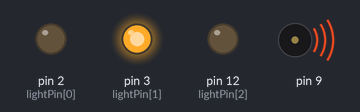
A sketch run on a simulated Arduino Uno, built with avr-gcc and run on an emulated ATmega328P. Shown: output pins drawn as LEDs (lit = HIGH), buzzer (waves = sounding).

Above: at 0.1 s.
At 11.9 s:
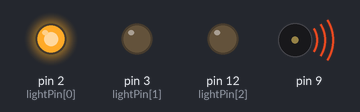
At 15.1 s:
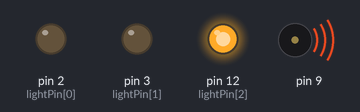
At 25.1 s:
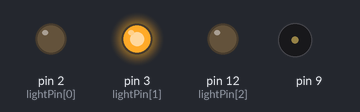
Timing chart, 0 to 40.0 s (numbered marks = the images above):
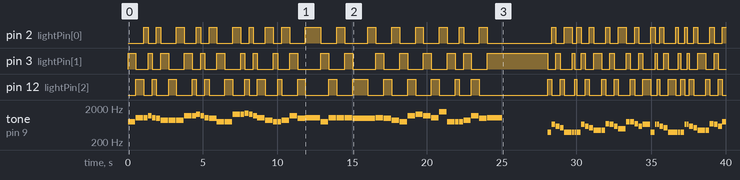

Measured:
- by itself, pin 2 (lightPin[0]): LOW → HIGH at 1.1 s, → LOW 0.28 s later, → HIGH 0.56 s later, → LOW 0.28 s later, … (61 changes in this stretch)
- by itself, pin 3 (lightPin[1]): LOW → HIGH at 0.00 s, → LOW 0.53 s later, → HIGH 0.81 s later, → LOW 0.28 s later, … (62 changes in this stretch)
- by itself, pin 12 (lightPin[2]): LOW → HIGH at 0.53 s, → LOW 0.53 s later, → HIGH 0.56 s later, → LOW 0.28 s later, … (62 changes in this stretch)
- by itself, tone on pin 9: plays 784 Hz for 0.50 s, 1047 Hz for 0.50 s, 1047 Hz for 0.25 s, 1175 Hz for 0.25 s, 1047 Hz for 0.25 s, 988 Hz for 0.25 s … (93 notes in this stretch)

The sketch:

music_light_show.ino
```cpp
//定义宏用来求出数组长度
#define GET_ARRAY_LEN(array,len) {len = (sizeof(array) / sizeof(array[0]));}

//预定义音符常量到频率数值
#define DO_L  262
#define RE_L  294
#define MI_L  330
#define FA_L  349
#define SOL_L 392
#define LA_L  440
#define SI_L  494
#define DO_M  523
#define RE_M  587
#define MI_M  659
#define FA_M  698
#define SOL_M 784
#define LA_M  880
#define SI_M  988
#define DO_H  1047
#define RE_H  1175
#define MI_H  1319
#define FA_H  1397
#define SOL_H 1568
#define LA_H  1760
#define SI_H  1976

//整型数组保存歌曲we wish you a merry christmas的一组音符
int melody[] = {
  SOL_M ,  DO_H , DO_H, RE_H, DO_H, SI_M, LA_M, LA_M, LA_M,

  RE_H , RE_H , MI_H , RE_H , DO_H , SI_M ,  SOL_M,

  SOL_M, MI_H, MI_H, FA_H, MI_H, RE_H, DO_H, LA_M,

  SOL_M,  SOL_M, LA_M, RE_H, SI_M, DO_H,

  SOL_M, DO_H, DO_H, DO_H, SI_M, SI_M, DO_H, SI_M, LA_M,  SOL_M,

  RE_H, MI_H, RE_H, DO_H, SOL_H,  SOL_M,  SOL_M,  SOL_M, LA_M, RE_H, SI_M, DO_H

};
//整型数组保存歌曲Jungle bell的一组音符
int melody1[] = {
  SOL_L, MI_M, RE_M, DO_M, SOL_L,
  SOL_L, SOL_L, SOL_L, MI_M, RE_M, DO_M, LA_L,
  LA_L, FA_M, MI_M, RE_M, SI_L,
  SOL_M, SOL_M, FA_M, RE_M, MI_M,
  SOL_L, MI_M, MI_M, RE_M, DO_M, SOL_L,
  SOL_L, SOL_L, SOL_L, MI_M, MI_M, RE_M, DO_M, LA_L,
  LA_L, FA_M, MI_M, RE_M, SOL_M, SOL_M, SOL_M, SOL_M, LA_M, SOL_M, FA_M, RE_M, DO_M,
  MI_M, MI_M, MI_M, MI_M, MI_M, MI_M, MI_M, SOL_M, DO_M, RE_M, MI_M,
  FA_M, FA_M, FA_M, FA_M, FA_M, MI_M, MI_M, MI_M, MI_M, MI_M, RE_M, RE_M, DO_M, RE_M, SOL_M,
  MI_M, MI_M, MI_M, MI_M, MI_M, MI_M, MI_M, SOL_M, DO_M, RE_M, MI_M,
  FA_M, FA_M, FA_M, FA_M, FA_M, MI_M, MI_M, MI_M, MI_M, SOL_M, SOL_M, FA_M, RE_M, DO_M
};

// note durations: 4 = quarter note, 8 = eighth note, etc.:
//整型数组保存歌曲we wish you a merry christmas所有音符的节奏
int noteDurations[] = {
  2, 2, 4, 4, 4, 4, 2, 2, 2,
  2, 4, 4, 4, 4, 2, 2,
  2, 2, 4, 4, 4, 4, 2, 2,
  4, 4, 2, 2, 2, 1,
  2, 2, 2, 2, 1, 2, 2, 2, 2, 2,
  2, 2, 2, 2, 2, 2, 4, 4, 2, 2, 2, 1
};

//整型数组保存歌曲Jungle bell所有音符的节奏
int noteDurations1[] = {
  4, 4, 4, 4, 2,
  8, 8, 4, 4, 4, 4, 2,
  4, 4, 4, 4, 2,
  4, 4, 4, 4, 2,
  4, 8, 8, 4, 4, 2,
  8, 8, 4, 8, 8, 4, 4, 2,
  4, 4, 4, 4, 4, 4, 4, 4, 4, 4, 4, 4, 2,
  4, 4, 2, 4, 4, 2, 4, 4, 4, 4, 1,
  4, 4, 4, 8, 4, 4, 4, 8, 8, 4, 4, 4, 4, 2, 2,
  4, 4, 2, 4, 4, 2, 4, 4, 4, 4, 1,
  4, 4, 4, 8, 4, 4, 4, 8, 8, 4, 4, 4, 4, 2
};

//整型数组保存light的输出通道
int lightPin[] = {
  2, 3, 12
};

//关掉上个灯，打开下个灯
int turnOnNextLight(int idx)
{
  digitalWrite(lightPin[idx], LOW);

  if (idx == 2)
  {
    idx = 0;
  }
  else
  {
    idx++;
  }
  digitalWrite(lightPin[idx], HIGH);

  return idx;

}

void setup() {
  pinMode(9, OUTPUT);
  pinMode(2, OUTPUT);
  pinMode(3, OUTPUT);
  pinMode(12, OUTPUT);

}

void loop() {

  //音乐部分
  // 通过for循环安顺序和节奏播放we wish you a merry christmas， 每个循环播放一个音符
  // thisNote的数值表示当前循环次数，从零开始

  //计算melody数组长度，并保存到整型变量melodyCount中
  int melodyCount;
  GET_ARRAY_LEN(melody, melodyCount);
  int lightIdx = 0;

  for (int thisNote = 0; thisNote < melodyCount; thisNote++) {
    lightIdx = turnOnNextLight(lightIdx);

    //根据节奏数值来计算音符的持续时间, 1000除以节奏代码，比如4分音符就是1000/4=250毫秒
    int noteDuration = 1000 / noteDurations[thisNote];

    //在9通道输出音符melody[thisNote]，并持续noteDuration毫秒
    tone(9, melody[thisNote], noteDuration);

    //每个音符和下一个音符之间间隔30毫秒，可能是为了等蜂鸣器的震动完全停止，这样不会干扰下一个音符的播放
    delay(noteDuration + 30);

  }

  //两次播放之间间隔3秒钟（3000毫秒）
  delay(3000);

  //计算melody1数组长度，并保存到整型变量melodyCount中
  GET_ARRAY_LEN(melody1, melodyCount);
  for (int thisNote = 0; thisNote < melodyCount; thisNote++) {

    lightIdx = turnOnNextLight(lightIdx);

    //根据节奏数值来计算音符的持续时间, 1000除以节奏代码，比如4分音符就是1000/4=250毫秒
    int noteDuration = 1000 / noteDurations1[thisNote];

    //在9通道输出音符melody[thisNote]，并持续noteDuration毫秒
    tone(9, melody1[thisNote], noteDuration);

    //每个音符和下一个音符之间间隔30毫秒，可能是为了等蜂鸣器的震动完全停止，这样不会干扰下一个音符的播放
    delay(noteDuration + 30);
  }

  //两次播放之间间隔10秒钟（10000毫秒）
  delay(3000);

}
```
